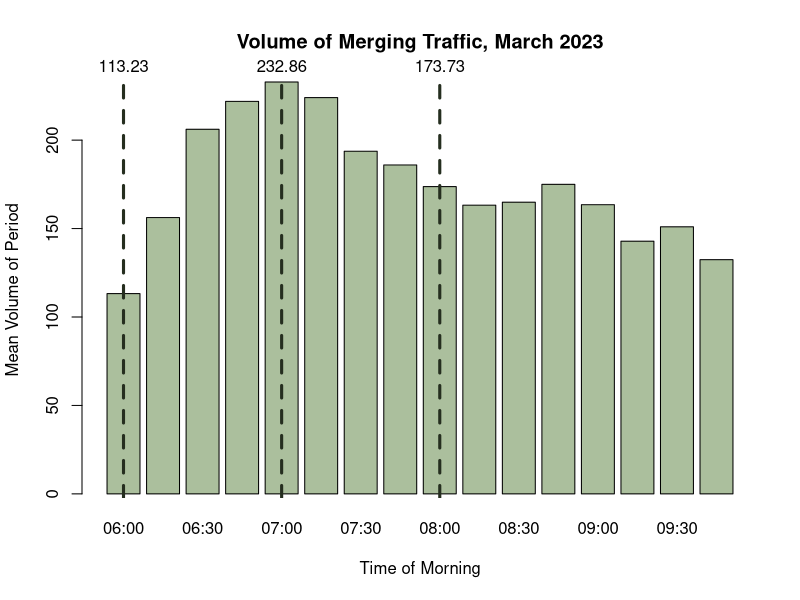
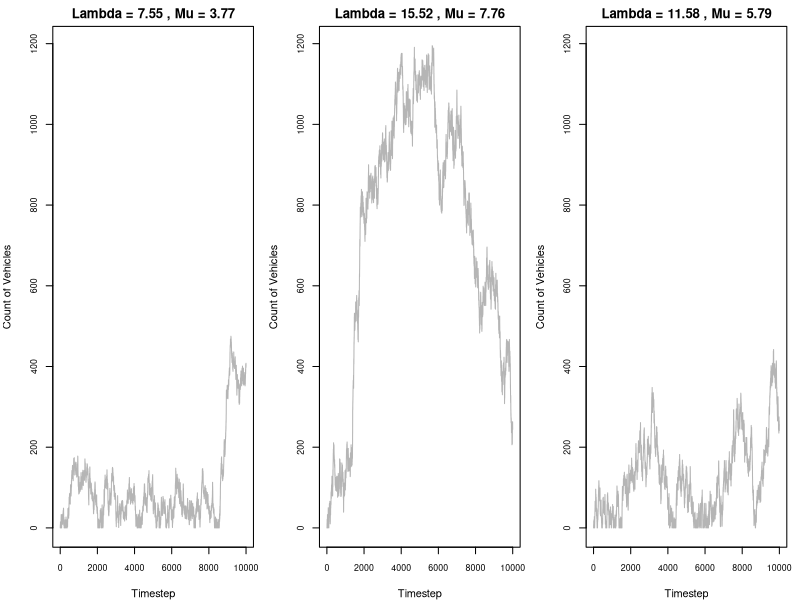
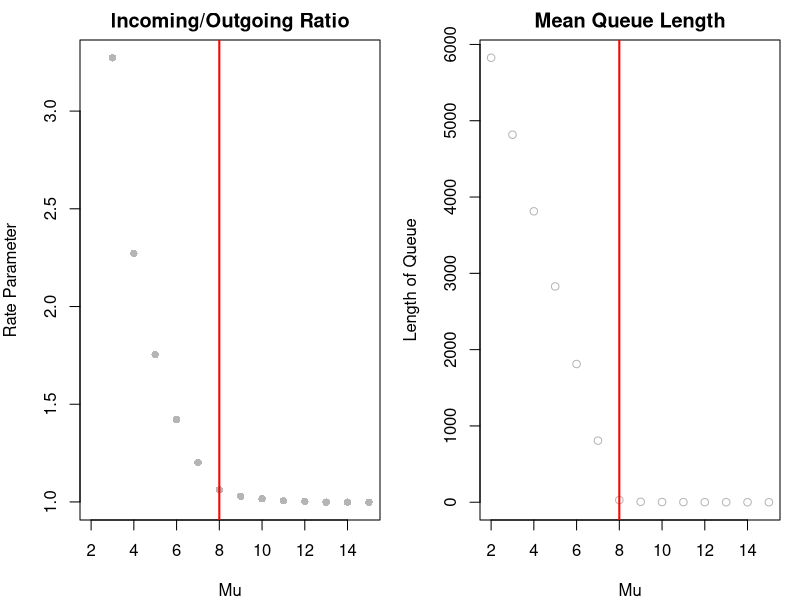
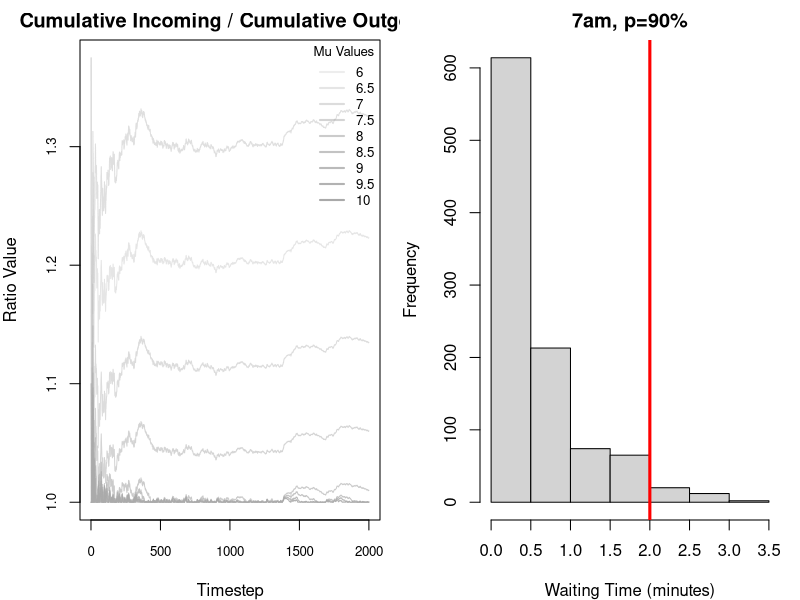
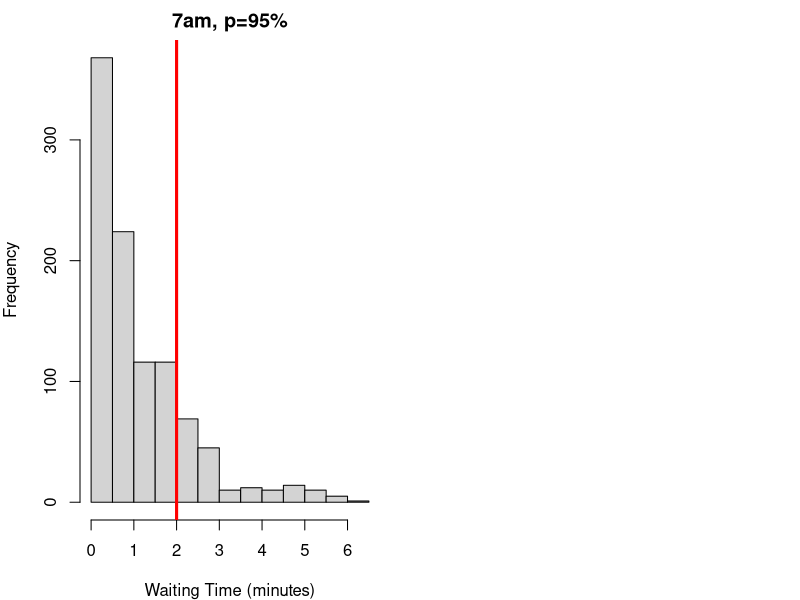
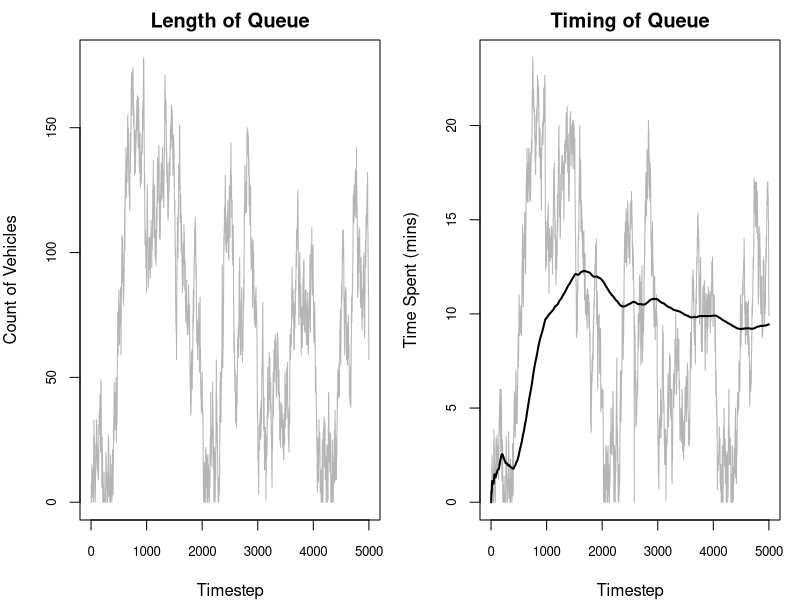
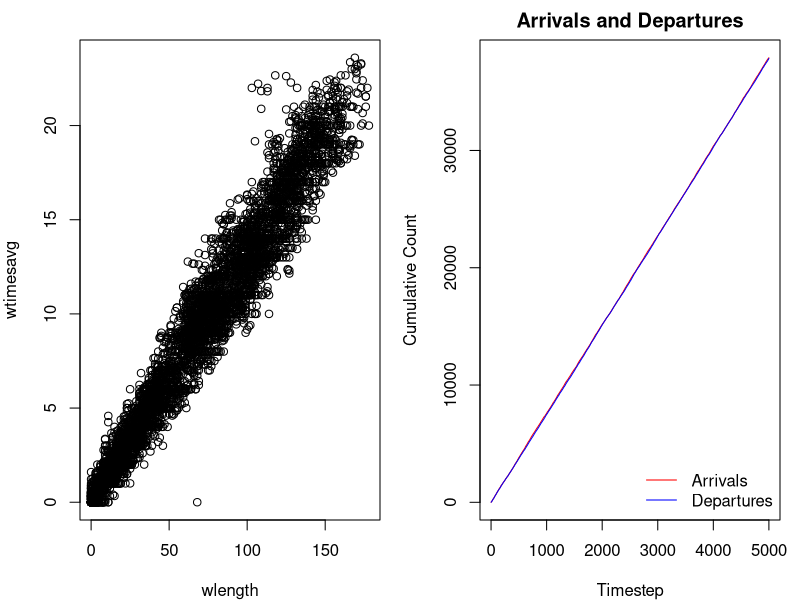
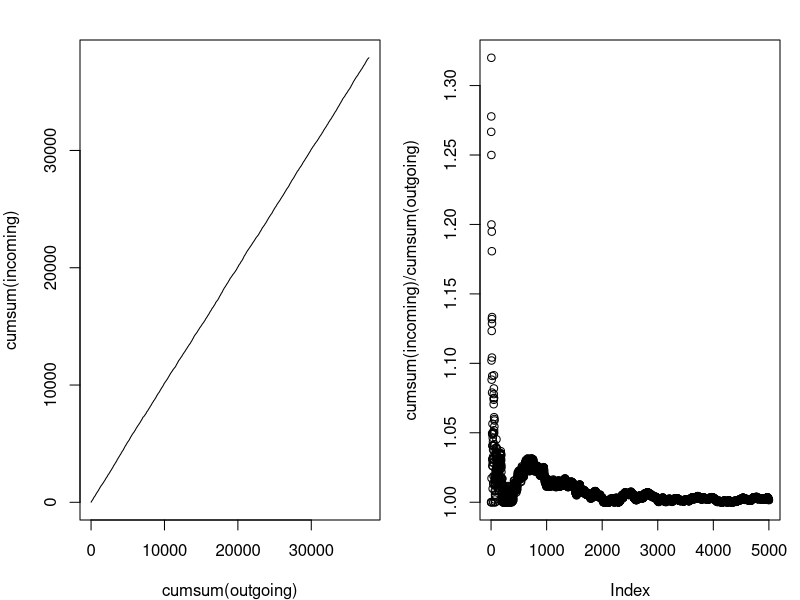

Here is the R script that generated these plots, in order:
## ---- chunk 1
#| include: false

# Keep these commented as the full files were too large to upload to Github
# Importing datasets
# raw23 <- read.csv("2023-03.csv")
# raw25 <- read.csv("2025-03.csv")

# Filtering for on-ramp segment
# ramp25 <- raw25[raw25$MLinkID == 5725, ]
# ramp23 <- raw23[raw23$MLinkID == 5725, ]

# Filtering for the freeway segment directly following the on-ramp
# fwy25 <- raw25[raw25$MLinkID == 183, ]
# fwy23 <- raw23[raw23$MLinkID == 183, ]

# Simplified import commands
ramp25 <- read.csv("ramp25.csv")
ramp23 <- read.csv("ramp23.csv")

fwy25 <- read.csv("fwy25.csv")
fwy23 <- read.csv("fwy23.csv")
## ---- chunk 2
#| include: false

library(lubridate)

# Converting datetime strings to date objects
ramp23$Date.Time.AWST <- ymd_hm(ramp23$Date.Time.AWST)

# Adding day of the week column (1=sunday, 7=saturday)
ramp23$Weekday <- wday(ramp23$Date.Time.AWST)

# Adding hour of the day column
ramp23$Hour <- hour(ramp23$Date.Time.AWST)

# Adding 15-min segment identifier of column
ramp23$Period <- format(ramp23$Date.Time.AWST, "%H:%M")

# Removing weekends
ramp23.wk <- ramp23[ramp23$Weekday %in% c(2, 3, 4, 5, 6), ]

# Filtering for only the morning peak (6am-10am)
ramp23.pk.wk <- ramp23.wk[6 <= ramp23.wk$Hour & ramp23.wk$Hour < 10, ]

# Removing public holidays (March 6 is the onyl date - Labour Day)
ramp23.pk.wk <- ramp23.pk.wk[date(ramp23.pk.wk$Date.Time.AWST) != "2023-03-06", ]
## ---- chunk 3
head(ramp23[, c(-6, -7, -8, -9, -10)])
## ---- chunk 4
#| include: false

smeans <- aggregate(Volume ~ Period, 
                           data = ramp23.pk.wk, 
                           FUN = mean)

# getting max volume
smax <- max(smeans$Volume)
maxindex <- which(smeans$Volume == smax)

# getting mean volume
smean <- mean(smeans$Volume)

# getting min volume
smin <- min(smeans$Volume)
minindex <- which(smeans$Volume == smin)
## ---- chunk 5
#| echo: false

bp <- barplot(smeans$Volume, names.arg = smeans$Period, col="#abbf9d", xlab = "Time of Morning", ylab = "Mean Volume of Period", main="Volume of Merging Traffic, March 2023")

abline(v = bp[1], col = "#252e1f", lwd = 3, lty = 2)
text(x = bp[1], y = smax, labels = round(smeans$Volume[1], 2), pos = 3, xpd = TRUE)

abline(v = bp[5], col = "#252e1f", lwd = 3, lty = 2)
text(x = bp[5], y = smax, labels = round(smeans$Volume[5], 2), pos = 3, xpd = TRUE)

abline(v = bp[9], col = "#252e1f", lwd = 3, lty = 2)
text(x = bp[9], y = smax, labels = round(smeans$Volume[9], 2), pos = 3, xpd = TRUE)
## ---- chunk 6
#| echo: false
smu6  <- mean(ramp23.pk.wk[ramp23.pk.wk$Period == "06:00", 4])
svar6 <- var(ramp23.pk.wk[ramp23.pk.wk$Period == "06:00", 4])

data.frame (
  Mean = smu6,
  Variance = svar6,
  row.names = c("6am (min)")
)
## ---- chunk 7
#| include: false
ssize6 <- (smu6^2) / (svar6 - smu6)
## ---- chunk 8
sim1 <- rnbinom(10000, size = ssize6, mu = smu6)
sim2 <- rpois(10000, lambda = smu6)
data.frame (
  Mean = c(smu6, mean(sim1), mean(sim2)),
  Variance = c(svar6, var(sim1), mean(sim2)),
  row.names = c("Dataset", "NBinom Sim", "Poisson Sim  ")
)
## ---- chunk 9
#| echo: false
data.frame(
  Mean = smu6 / 15,
  Variance = svar6 / 15^2,
  Size = ((smu6/15)^2) / ((svar6/(15^2)) - smu6/15),
  row.names = c("Vehicles/min")
  )
## ---- chunk 10
#| echo: false

data.frame(
  Mean = c(smu6, smu6/15, smu6/15),
  Size = c(ssize6, ((smu6/15)^2) / ((svar6/(15^2)) - smu6/15), ssize6/15),
  row.names = c("Vehicles/15min", "Vehicles/min (Method 1)", "Vehicles/min (Method 2)")
)
## ---- chunk 11
#| include: false

# 6am models
# leave as the same

# 7am models
smu7  <- mean(ramp23.pk.wk[ramp23.pk.wk$Period == "07:00", 4])
svar7 <- var(ramp23.pk.wk[ramp23.pk.wk$Period == "07:00", 4])
ssize7 <- ((smu7^2) / (svar7 - smu7))

# 8am models
smu8  <- mean(ramp23.pk.wk[ramp23.pk.wk$Period == "08:00", 4])
svar8 <- var(ramp23.pk.wk[ramp23.pk.wk$Period == "08:00", 4])
ssize8 <- ((smu8^2) / (svar8 - smu8))

# update to vehicles / 15 minute
# we no longer use variance! DO NOT TOUCHHHH VARIANCE
smu6 <- smu6 / 15
ssize6 <- ssize6 / 15

smu7 <- smu7 / 15
ssize7 <- ssize7 / 15

smu8 <- smu8 / 15
ssize8 <- ssize8 / 15
## ---- chunk 12
#| echo: false

data.frame(
  Mean = c(smu6, smu7, smu8),
  Size = c(ssize6, ssize7, ssize8),
  row.names = c("6am (min)", "7am (max)", "8am (mean)")
)
## ---- chunk 13
onRampSimulation <- function(steps, alambda, asize, rmu, c) {
  set.seed(1234)
  
  queue <- c() # storage for vehicles currently in queue
  incoming <- numeric(steps) # track count of vehicles arrived
  outgoing <- numeric(steps) # track count of vehicles released
  
  wlength <- numeric(steps) # track length of queue in each timestep
  wtimesavg <- numeric(steps) # track AVERAGE waiting times of vehicles released in a timestep
  wtimesall <- c() # track INDIVIDUAL waiting times of vehicles released in a timestep

  for (i in 1:steps) {
    # calculate arrivals
    arate <- rnbinom(1, size=asize, mu=alambda)
    
    queue <- c(queue, rep(i, arate))
    incoming[i] <- arate
    
    # calculate departures
    rrate <- sum(rpois(c, lambda=rmu))
    released <- min(length(queue), rrate)
    
    outgoing[i] <- released
    
    # release cars and track wait times
    if (released > 0) {
      rtimes <- i - queue[1:released]
      wtimesavg[i] <- mean(rtimes)
      wtimesall <- c(wtimesall, rtimes)
      queue <- queue[-(1:released)]
    } else {
      wtimesavg[i] <- 0 
    }
    
    wlength[i] <- length(queue)
  }
  
  return(list(
    incoming = incoming,
    outgoing = outgoing,
    wtimesavg = wtimesavg,
    wtimesall = wtimesall,
    wlength = wlength)
    )
}
## ---- chunk 14
#| include: false

# easy method to run mutliple simulations
runMultiSims <- function(steps, alambdas, asizes, rmus, c){
  if (length(rmus) != length(alambdas) || length(alambdas) != length(asizes))
    stop("Must have an equal count for each parameter.")
  
  sims <- list()

  for (i in seq_along(rmus)) {
    sims[[i]] <- onRampSimulation(
      steps = steps, 
      alambda = alambdas[i],
      asize = asizes[i],
      rmu = rmus[i], 
      c = c
    )
  }
  
  maxlength <- 0
  for (sim in sims) {
    maxlength <- max(sim$wlength, maxlength)
  }
  
  data <- list(
    sims = sims,
    maxlength = maxlength
  )
  
  return(data)
}
## ---- chunk 15
#| echo: false

c <- 2

rmu6 <- smu6/c
rmu7 <- smu7/c
rmu8 <- smu8/c

data.frame(
  Best = c(smu6, rmu6),
  Worst = c(smu7, rmu7),
  Average = c(smu8, rmu8),
  row.names = c("Arrival Rate", "Departure Rate")
)
## ---- chunk 16
#| echo: false
alambdas <- c(smu6, smu7, smu8)
asizes <- c(ssize6, ssize7, ssize8)
rmus <- c(rmu6, rmu7, rmu8)

sims <- runMultiSims(10000, alambdas, asizes, rmus, 2)
maxqueue <- sims$maxlength
sims <- sims$sims # can just rassign

par(mfrow=c(1, length(rmus)), mar=c(4, 4, 2, 1))

for (i in seq_along(rmus)) {
  plot(
    sims[[i]]$wlength,
    type = "l",
    xlab = "Timestep",
    ylab = "Count of Vehicles",
    ylim = c(0, maxqueue),
    cex.axis = 0.8,
    col = "#b5b5b5",
    main = paste("Lambda =", round(alambdas[i], 2), ", Mu =", round(rmus[i], 2))
  )
}

paste("Maximum length:", maxqueue)

## ---- chunk 17
#| echo: false

steps <- 1000
rmus <- seq(2, 15)
count <- length(rmus)
c <- 2

sims <- runMultiSims(steps, rep(smu7, count), rep(ssize7, count), rmus, c)
inoutrate <- sapply(sims$sims, function(x) mean(x$incoming/x$outgoing))
meanlength <- sapply(sims$sims, function(x) mean(x$wlength))

par(mfrow=c(1, 2))
plot(rmus, inoutrate, main="Incoming/Outgoing Ratio", ylab="Rate Parameter", xlab="Mu", pch=16, col="#b5b5b5")
abline(v=8, col="red", lwd = 2)
plot(rmus, meanlength, col="#b5b5b5", main="Mean Queue Length", ylab="Length of Queue", xlab="Mu")
abline(v=8, col="red", lwd = 2)
## ---- chunk 18
#| echo: false

steps <- 2000
rmus <- seq(6, 10, 0.5)
count <- length(rmus)
c <- 2

# making pretty gradient
base_col <- "darkgray"
alphas <- seq(0.2, 1, length.out = count)
cols <- mapply(function(a) adjustcolor(base_col, alpha.f = a), alphas)

sims <- runMultiSims(steps, rep(smu7, count), rep(ssize7, count), rmus, c)$sims

plot(
    cumsum(sims[[1]]$incoming) / cumsum(sims[[1]]$outgoing),
    type = "l",
    xlab = "Timestep",
    ylab = "Ratio Value",
    cex.axis = 0.8,
    col = cols[1],
    main = "Cumulative Incoming / Cumulative Outgoing"
  )

for (i in seq_along(rmus[-1])) {
  lines(
    cumsum(sims[[i]]$incoming) / cumsum(sims[[i]]$outgoing),
    col=cols[i]
    )
}

legend("topright", legend = rmus, col = cols, lty = 1, lwd = 2, title = "Mu Values", bty = "n", cex = 0.8)
## ---- chunk 19
#| include: false

yes <- 2

# if(i == 200) {
#   arrivals <- arrivals + 100 # TESTING VEHICLE INJECTION
#   # TESTING PIECEWISE
#   # lambda <- smu7
#   # dispersion <- ssize7
# }

# add another thing to add a temp lane when queue is a certain length
# maybe add optional parameters at end? if you dont input them then sim ignores it 

# FOR THE SIMULATION BELOW
# alambda refers to TOTAL arrival rate /min
# asize refers to dispersion parameter
# rmu refers to PER LANE departure rate /min
# c refers to number of lanes
## ---- chunk 20
# testing 90% utilisation
sim90 <- onRampSimulation(1000, smu7, ssize7, rmu7 / 0.9, 2)
hist(sim90$wtimesavg, main = "7am, p=90%", xlab="Waiting Time (minutes)", breaks = 5)
abline(v = 2, lwd = 3, col="red")

# testing 95% utilisation
sim95 <- onRampSimulation(1000, smu7, ssize7, rmu7 / 0.95, 2)
hist(sim95$wtimesavg, main = "7am, p=95%", xlab="Waiting Time (minutes)", breaks = 10)
abline(v = 2, lwd = 3, col="red")
## ---- chunk 21
#| include: false

# using 90% utilisation rate
prop.test(x = sum(sim90$wtimesavg > 2), 
          n = length(sim90$wtimesavg), 
          p = 0.1, 
          alternative = "greater", 
          conf.level = 0.95)

# using 95% utilisation rate
prop.test(x = sum(sim95$wtimesavg > 2), 
          n = length(sim95$wtimesavg), 
          p = 0.1, 
          alternative = "greater", 
          conf.level = 0.95)
## ---- chunk 22
#| echo: false

data.frame(
  P_Value = c("1.00", "8.714e-16"),
  Proportion = c("0.034", "0.176"),
  row.names = c("90% Utilisation", "95% Utilisation")
)
## ---- chunk 23
summary(sim95$wtimesavg)
## ---- chunk 24
# PLOTTING BANK
data <- onRampSimulation(steps=5000, alambda=smu6, asize=ssize6, rmu=(rmu6 - 0), c=2)
incoming <- data$incoming
outgoing <- data$outgoing
wtimesavg <- data$wtimesavg
wtimesall <- data$wtimesall
wlength <- data$wlength

par(mfrow = c(1, 2))
# queue length plot
plot(wlength, type="l", xlab="Timestep", ylab="Count of Vehicles", cex.axis = 0.8, col="#b5b5b5", main="Length of Queue")
# abline(v = 300, lwd=2, col="#737373")

# time spent waiting plot
plot(wtimesavg, type="l", xlab="Timestep", ylab="Time Spent (mins)", cex.axis = 0.8, col="#b5b5b5", main = "Timing of Queue")
# abline(v = 300, lwd=2, col="#737373")
lines(cumsum(wtimesavg)/seq_along(wtimesavg), lwd=2)
# lines(movingavg, col="blue", lwd=2)

# hysteresis plot
plot(wlength, wtimesavg)

# incoming vs outgoing
plot(cumsum(incoming), type="l", col="red", xlab="Timestep", ylab="Cumulative Count", main="Arrivals and Departures")
lines(cumsum(outgoing), type="l", col="blue")
legend("bottomright", legend=c("Arrivals", "Departures"), col=c("red", "blue"), lty=1, bty="n")
# t.test(lm(cumsum(outgoing[1:100]) ~ seq(1, 100)), lm(cumsum(outgoing[200:300]) ~ seq(200:300)), paired = TRUE)

# another incoming vs outgoing
plot(cumsum(outgoing), cumsum(incoming), type="l")

# one more
plot(cumsum(incoming) / cumsum(outgoing))
plot(incoming / outgoing)

# level of service
hist(wtimesall)

plot(cumsum(incoming) / cumsum(outgoing))

# SENSITIVITY THING I DIDNT LIKE
steps <- 1000
rmus <- c(6, 7, 8)
count <- length(rmus)
c <- 2

sims <- runMultiSims(steps, rep(smu7, count), rep(ssize7, count), rmus, c)$sims

par(mfrow = c(1, count))
for (i in seq_along(rmus)) {
  plot(
    sims[[i]]$wlength,
    type = "l",
    xlab = "Timestep",
    ylab = "Count of Vehicles",
    cex.axis = 0.8,
    col = "#b5b5b5",
    main = paste("Mu =", round(rmus[i], 2))
  )
}
